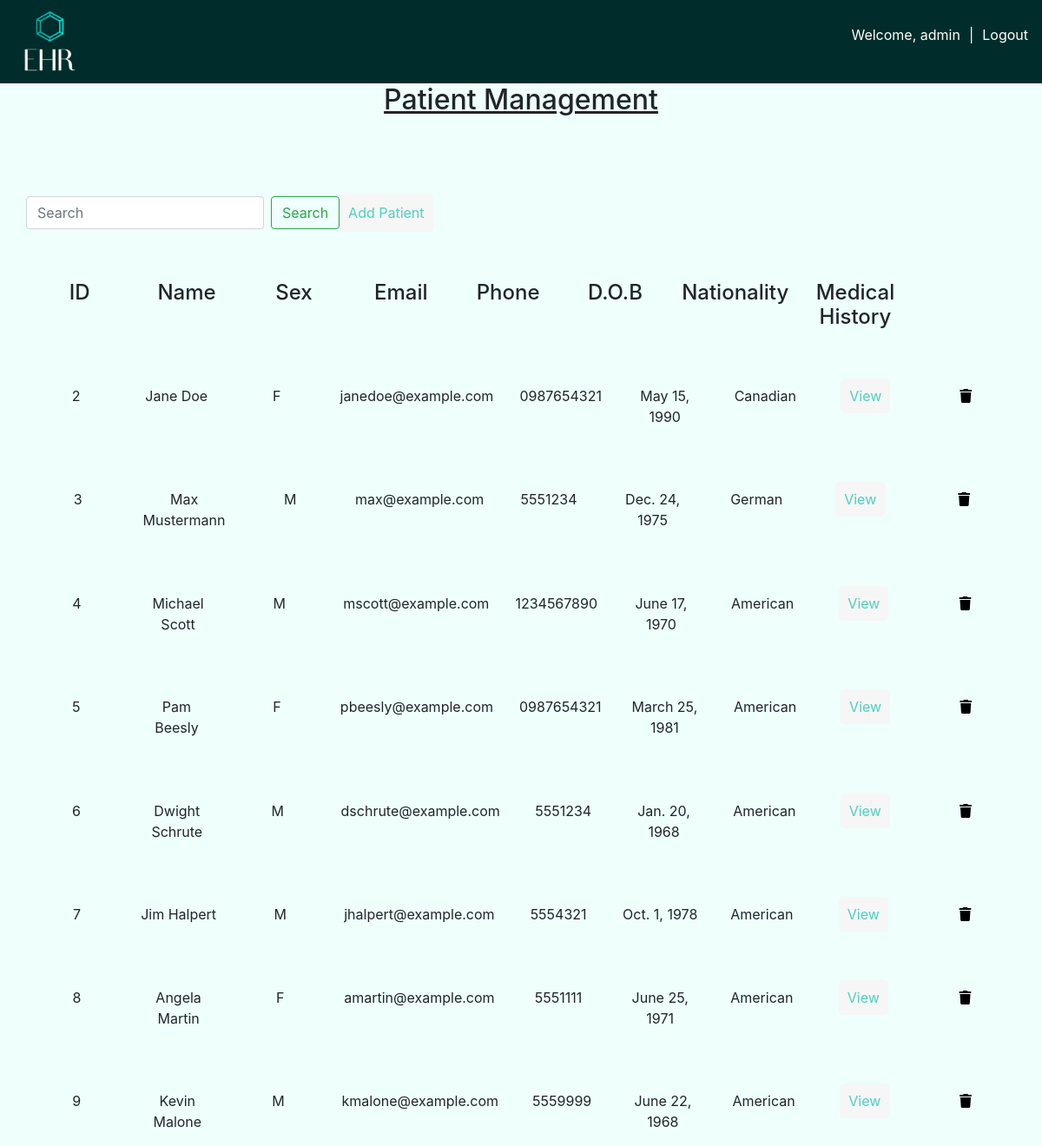
The app's page /patientList/ (signed in) with its own data.
### app/models.py (models this page shows, shortened)
class Patients(models.Model):
    SEX_CHOICES = [
        ('M', 'Male'),
        ('F', 'Female'),
        ('O', 'Other')
    ]
    BLOOD_TYPE_CHOICES = [
        ('A+', 'A+'),
        ('A-', 'A-'),
        ('B+', 'B+'),
        ('B-', 'B-'),
        ('AB+', 'AB+'),
        ('AB-', 'AB-'),
        ('O+', 'O+'),
        ('O-', 'O-')
        ]
    name = models.CharField(max_length=255)
    sex = models.CharField(max_length=1, choices=SEX_CHOICES)
    email = models.EmailField()
    phone = models.CharField(max_length=20)
    date_of_birth = models.DateField()
    nationality = models.CharField(max_length=255)
    blood_group = models.CharField(max_length=3,choices=BLOOD_TYPE_CHOICES)
    allergies = models.TextField(blank=True)
    Medical_Surgical_History = models.TextField(blank=True)

### app/views.py (the view)
# urls.py: path('patientList/',views.patientList,name='patientList'),
@login_required(login_url='/login')
def patientList(request):
    query = request.GET.get('q')
    if(query):
        patients = Patients.objects.filter(
            Q(name__icontains=query) |
            Q(email__icontains=query) |
            Q(phone__icontains=query)
        )
    else:
        patients = Patients.objects.all()
    context = {'patients':patients}
    return render(request,'app/patientList.html',context)

### app/templates/app/patientList.html
{% extends 'index.html'%}
{% block content %}
<div class="container">
        <h2 class="title"> Patient Management</h2>
        <div class="row">
            <form class="form-inline my-2 my-lg-0" method="GET">
                <input class="form-control mr-sm-2" type="text" placeholder="Search" aria-label="Search" name="q" value="{{ request.GET.q }}">
                <button class="btn btn-outline-success my-2 my-sm-0" type="submit">Search</button>
            </form>
            <a class="addPatient_btn" href="{% url 'createPat' %}">Add Patient</a>
        </div>
        <div class="row">
            <div class="col col-title">
                <h4>ID</h4>
            </div>
            <div class="col col-title">
                <h4>Name</h4>
            </div>
            <div class="col col-title">
                <h4>Sex</h4>
            </div>
            <div class="col col-title">
                <h4>Email</h4>
            </div>
            <div class="col col-title">
                <h4>Phone</h4>
            </div>
            <div class="col col-title">
                <h4>D.O.B</h4>
            </div>
            <div class="col col-title">
                <h4>Nationality</h4>
            </div>
            <div class="col col-title">
                <h4>Medical History</h4>
            </div>
            <div class="col"></div>
        </div>
        {% for patient in patients %}
            <div class="row">
                <div class="col">
                    <p class="patient_attr">{{patient.id}}</p>
                </div>
                <div class="col">
                    <p class="patient_attr">{{patient.name}}</p>
                </div>
                <div class="col">
                    <p class="patient_attr">{{patient.sex}}</p>
                </div>
                <div class="col">
                    <p class="patient_attr">{{patient.email}}</p>
                </div>
                <div class="col">
                    <p class="patient_attr">{{patient.phone}}</p>
                </div>
                <div class="col">
                    <p class="patient_attr">{{patient.date_of_birth}}</p>
                </div>
                <div class="col">
                    <p class="patient_attr">{{patient.nationality}}</p>
                </div>
                <div class="col text-center">
                    <a class="viewMedHist_btn" href="{% url 'viewMedHist' patient.id %}">View</a>
                </div>
                <div class="col">
                    <a class="delete_btn" href="{% url 'deletePatient' patient.id%}"><i class="fa-solid fa-trash"></i></a>
                </div>
            </div>
        {% endfor %}
    </div>
{% endblock content %}

### templates/navbar.html (shortened to what this page needs)
{% load static %}
  <nav class="navbar navbar-expand-md">
        <div class="navbar-collapse collapse w-100 order-1 order-md-0 dual-collapse2">
            <ul class="navbar-nav mr-auto">
                <li class="nav-item active">
                    <a href="{% url 'mainpage' %}"><img class='logo' src="{% static 'images/logo.png' %}"></a>
                </li>
            </ul>
        </div>
        <div class="navbar-collapse collapse w-100 order-3 dual-collapse2">
            <ul class="navbar-nav ml-auto">
                {% if request.user.is_authenticated  %}
                <li class="nav-item">
                    <p class="hello_Text">Welcome, {{request.user.username}}  </p>
                </li>
                <li class="nav-item split">
                    <p>|</p>
                </li>
                <li class="nav-item">
                    <a class="login_logout" href="{% url 'logout' %}">Logout</a>
                </li>
                    {% else %}
                    <a class="login_logout" href="{% url 'login' %}">Login</a>
                    {% endif %}
            </ul>
        </div>
    </nav>

### static/css/style.css (style rules this page uses)
html,body { background-color: #EEFFFC }
nav { background-color: #002D2B; }
.logo { width: 80px; height: 80px; }
.hello_Text { color:white; }
.split { color: white; padding-left: 10px; padding-right: 10px; }
.login_logout { color: white; }
.row { margin-top:5%; text-align: center; }
.col-title { text-align: center; }
.patient_attr { text-align: center; }
.addPatient_btn { color:#4AD1C1; background-color:#F6F6F6; padding-left: 10px; padding-right:10px; padding-top:10px; padding-bottom: 10px; border-radius:5px; transition: 0.3s; }
h2 { text-align: center; }
.title { text-align: center; padding-bottom: 3%; text-decoration: underline; }
.delete_btn { color: black; }
.viewMedHist_btn { color:#4AD1C1; background-color:#F6F6F6; padding-left: 10px; padding-right:10px; padding-top:10px; padding-bottom: 10px; border-radius:5px; transition: 0.3s; }

### records on screen
Patients: id "2", name "Jane Doe", sex "F", email "janedoe@example.com", phone "0987654321", date_of_birth "May 15, 1990", nationality "Canadian"
Patients: id "3", name "Max Mustermann", sex "M", email "max@example.com", phone "5551234", date_of_birth "Dec. 24, 1975", nationality "German"
Patients: id "4", name "Michael Scott", sex "M", email "mscott@example.com", phone "1234567890", date_of_birth "June 17, 1970", nationality "American"
Patients: id "5", name "Pam Beesly", sex "F", email "pbeesly@example.com", phone "0987654321", date_of_birth "March 25, 1981", nationality "American"
Patients: id "6", name "Dwight Schrute", sex "M", email "dschrute@example.com", phone "5551234", date_of_birth "Jan. 20, 1968", nationality "American"
Patients: id "7", name "Jim Halpert", sex "M", email "jhalpert@example.com", phone "5554321", date_of_birth "Oct. 1, 1978", nationality "American"
Patients: id "8", name "Angela Martin", sex "F", email "amartin@example.com", phone "5551111", date_of_birth "June 25, 1971", nationality "American"
Patients: id "9", name "Kevin Malone", sex "M", email "kmalone@example.com", phone "5559999", date_of_birth "June 22, 1968", nationality "American"

### other values on screen
{{ request.user.username }} "admin"
